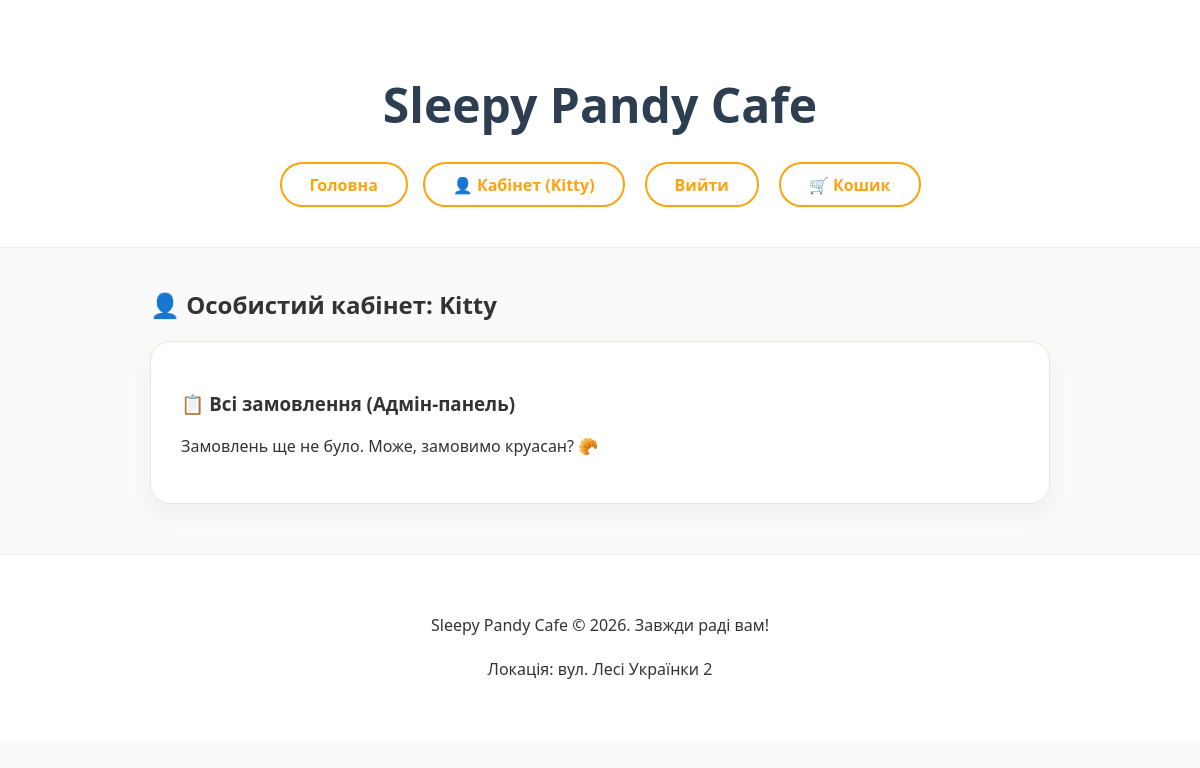
The app's page /profile/ (signed in), older data.
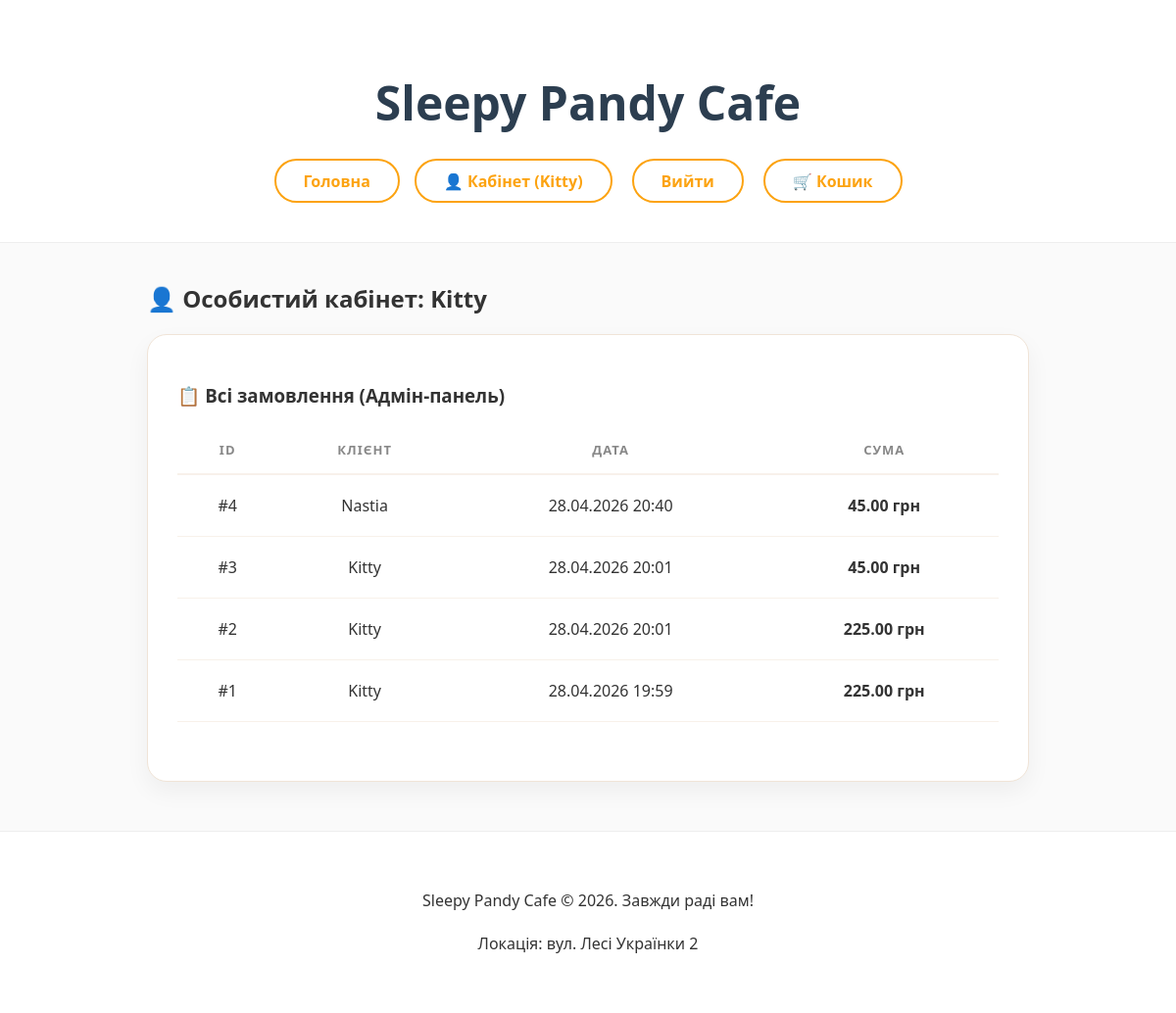
The same page, newer data.
### main_app/models.py (models this page shows, shortened)
class Order(models.Model):
    user = models.ForeignKey(User, on_delete=models.CASCADE, verbose_name="Користувач")
    total_price = models.DecimalField(max_digits=10, decimal_places=2, verbose_name="Загальна сума")
    created_at = models.DateTimeField(auto_now_add=True, verbose_name="Дата замовлення")

### main_app/views.py (the view)
# urls.py: path('profile/', views.profile, name='profile'),
@login_required
def profile(request):
    if request.user.is_staff:
        orders = Order.objects.all().order_by('-created_at')
    else:
        orders = Order.objects.filter(user=request.user).order_by('-created_at')
    return render(request, 'main_app/profile.html', {'orders': orders})

### main_app/templates/main_app/profile.html
{% extends 'main_app/base.html' %}
{% block content %}
<div class="cart-container-main">
    <h2 class="cart-title">👤 Особистий кабінет: {{ user.username }}</h2>
    <div class="cart-card">
        <h3>{% if user.is_staff %}📋 Всі замовлення (Адмін-панель){% else %}📦 Мої замовлення{% endif %}</h3>
        {% if orders %}
            <table class="cart-table">
                <thead>
                    <tr>
                        <th>ID</th>
                        {% if user.is_staff %}<th>Клієнт</th>{% endif %}
                        <th>Дата</th>
                        <th>Сума</th>
                    </tr>
                </thead>
                <tbody>
                    {% for order in orders %}
                    <tr>
                        <td>#{{ order.id }}</td>
                        {% if user.is_staff %}<td>{{ order.user.username }}</td>{% endif %}
                        <td>{{ order.created_at|date:"d.m.Y H:i" }}</td>
                        <td class="text-bold">{{ order.total_price }} грн</td>
                    </tr>
                    {% endfor %}
                </tbody>
            </table>
        {% else %}
            <p>Замовлень ще не було. Може, замовимо круасан? 🥐</p>
        {% endif %}
    </div>
</div>
{% endblock %}

### main_app/templates/main_app/base.html (shortened to what this page needs)
{% load static %}
<!DOCTYPE html>
<html lang="uk">
<head>
    <link rel="stylesheet" href="{% static 'css/style.css' %}">
</head>
<body>
    <header>
        <h1>Sleepy Pandy Cafe</h1>
            <nav>
                <a href="{% url 'home' %}"><b>Головна</b></a>
                {% if user.is_authenticated %}
                    <a href="{% url 'profile' %}">👤 Кабінет ({{ user.username }})</a>
                <form action="{% url 'logout' %}" method="post" style="display:inline;">
                    <button type="submit" class="btn-logout-link">Вийти</button>
                </form>
                {% else %}
                    <a href="{% url 'login' %}">Увійти</a>
                    <a href="{% url 'register' %}">Реєстрація</a>
                {% endif %}
                <a href="{% url 'cart_detail' %}">🛒 Кошик</a>
            </nav>
    </header>
    <main class="content">
        {% block content %}
        {% endblock %}
    </main>
    <footer>
        <p>Sleepy Pandy Cafe © 2026. Завжди раді вам!</p>
        <p>Локація: вул. Лесі Українки 2</p>
    </footer>
</body>
</html>

### main_app/static/css/style.css (style rules this page uses)
body { font-family: 'Segoe UI', Tahoma, Geneva, Verdana, sans-serif; background-color: #fafafa; color: #333; margin: 0; padding: 0; }
header { background-color: #fff; padding: 40px 20px; text-align: center; border-bottom: 1px solid #eee; }
header h1 { font-size: 48px; color: #2c3e50; margin-bottom: 25px; }
nav { display: flex; justify-content: center; flex-wrap: wrap; gap: 15px; }
nav a { text-decoration: none; color: #f39c12; padding: 10px 25px; border: 2px solid #f39c12; border-radius: 30px; font-weight: bold; transition: 0.3s; }
footer { text-align: center; padding: 40px 20px; background-color: #fff; border-top: 1px solid #eee; margin-top: 50px; line-height: 1.8; }
.cart-container-main { max-width: 900px; margin: 40px auto; padding: 0 20px; }
.cart-title { text-align: left; color: #333; margin-bottom: 20px; font-size: 24px; }
.cart-card { background: #fff; border-radius: 20px; box-shadow: 0 10px 25px rgba(0,0,0,0.05); padding: 30px; border: 1px solid #f0e4d7; }
.cart-table { width: 100%; border-collapse: collapse; margin-bottom: 30px; }
.cart-table th { padding: 15px; border-bottom: 2px solid #f8f1ea; color: #888; font-weight: 600; text-transform: uppercase; font-size: 13px; letter-spacing: 1px; }
.cart-table td { padding: 20px 15px; border-bottom: 1px solid #f8f1ea; vertical-align: middle; text-align: center; }
.text-bold { font-weight: bold; color: #333; }
nav a, .btn-logout-link { display: inline-flex; align-items: center; justify-content: center; padding: 12px 28px; border: 2px solid #fca311; border-radius: 50px; color: #fca311; text-decoration: none; font-weight: 700; font-size: 16px; background: transparent; transition: all 0.3s ease; cursor: pointer; font-family: inherit; box-sizing: border-box; height: 45px; }
.btn-logout-link { outline: none; line-height: 1; margin: 0; }
nav form { display: inline-block; vertical-align: middle; margin: 0 5px; }

Row changes from the older to the newer data that the page shows:
added Order: id "4", user.username "Nastia", created_at "28.04.2026 20:40", total_price "45.00"
added Order: id "3", user.username "Kitty", created_at "28.04.2026 20:01", total_price "45.00"
added Order: id "2", user.username "Kitty", created_at "28.04.2026 20:01", total_price "225.00"
added Order: id "1", user.username "Kitty", created_at "28.04.2026 19:59", total_price "225.00"
Text that changed along with them:
text no longer shown: "Замовлень ще не було. Може, замовимо круасан? 🥐"
text now shown: "ID КЛІЄНТ ДАТА СУМА"
